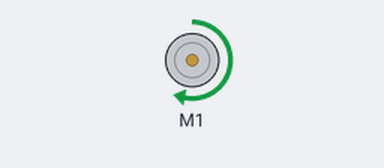
The program below on a simulated Raspberry Pi (BCM pin numbers). Parts: DC motor (green arrow = forward, orange = backward, longer = faster).

Above: at 0.5 s.
Timing chart, 0 to 4.6 s (numbered marks = the images above):
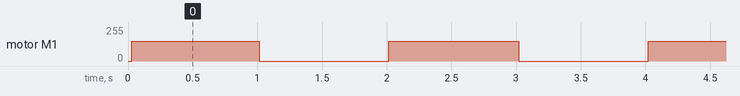

The program:

motors.py
```python
from Adafruit_MotorHAT import Adafruit_MotorHAT as amhat, Adafruit_DCMotor as adcm

import time

# create a motor object
mh = amhat(addr=0x60)
myMotor = mh.getMotor(1)

# set start speed
myMotor.setSpeed(150)

try:
    while True:
        # set direction
        myMotor.run(amhat.FORWARD)

        # wait 1 second
        time.sleep(1)

        # stop motor
        myMotor.run(amhat.RELEASE)

        # wait 1 second
        time.sleep(1)

except KeyboardInterrupt:
    myMotor.run(amhat.RELEASE)
```

Measured:
- by itself, motor M1: alternates forward 150/255 for 1.0 s and stopped for 1.0 s
